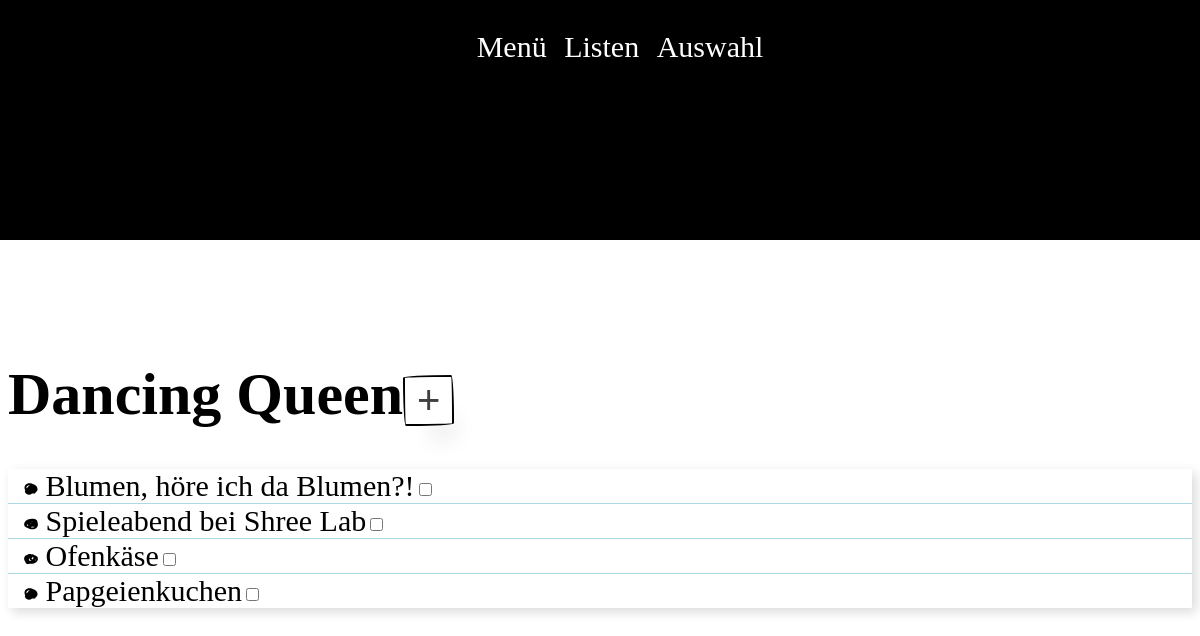
Page /lists/15/ on the earlier database version.
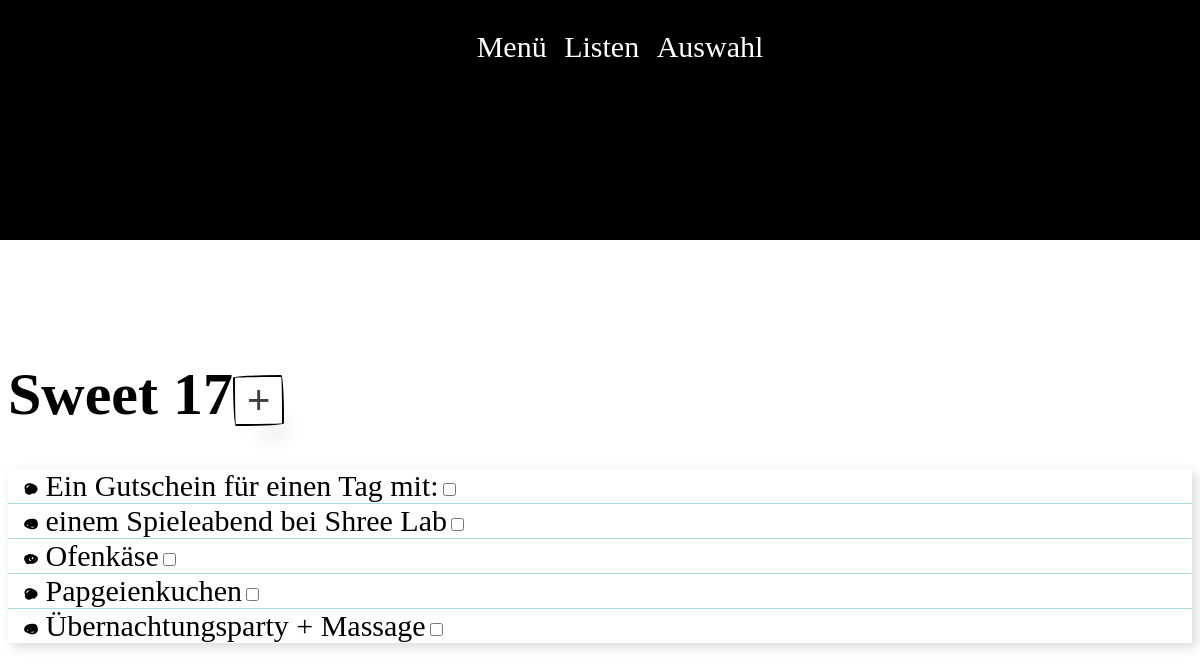
Same page on the later database version.
### liste/models.py (models this page shows, shortened)
class Liste(models.Model):
    id = models.BigAutoField(primary_key=True)
    Name = models.CharField(max_length=50)

class Eintrag(models.Model):
    id = id = models.BigAutoField(primary_key=True)
    listid = models.ForeignKey(Liste, on_delete=models.CASCADE, blank=True)
    Beschreibung = models.CharField(max_length=100)
    done = models.BooleanField()

### liste/views.py (the view)
# urls.py: path('lists/<int:id>/', views.liste, name='listenuebersicht'),
def liste(request, id):
    liste = Liste.objects.get(id=id)
    eintraege = liste.eintrag_set.all()
    template = loader.get_template('liste.html')
    bla = None
    Eintrag.objects.filter().update(done=False)
    if request.method == "POST":
        formular = EintragForm(request.POST)
        if formular.is_valid():
           data = formular.save(commit=False)
           data.listid = liste
           data.save()
           formular.save_m2m()
           return HttpResponseRedirect(f'/lists/{id}')
    else:
        formular = EintragForm()
    context = {
        'liste': liste,
        'eintraege': eintraege,
        'EintragForm': formular,
        'done': bla,
    }
    return HttpResponse(template.render(context, request))

### liste/models.py
class EintragForm(ModelForm):
    class Meta:
        model = Eintrag
        fields = ['Beschreibung', 'done', 'listid',]
        widgets = {'listid': forms.HiddenInput(),
                   'Beschreibung': forms.TextInput(),
                   'done': forms.HiddenInput()
                   }

### liste/templates/liste.html (shortened to what this page needs)
{% extends "master.html" %}
{% load static %}
{% block head %}
    <link rel="stylesheet" href="{% static 'style_general.css' %}">
    <link rel="stylesheet" href="{% static 'style_navbar.css' %}">
    <link rel="stylesheet" href="{% static 'style_liste_a.css' %}">
    <link rel="stylesheet" href="{% static 'style_liste.css' %}">
{% endblock %}
{% block content %}
<div class="parentDiv">
    <div class="nav">
      <ul class="ul_nav">
        <a href="/"><li class="li_nav">Menü</li></a>
        <a href="/lists/"><li class="li_nav">Listen</li></a>
        <a href="/rate/"><li class="li_nav">Auswahl</li></a>
      </ul>
    </div>
  </div>
<div class="content">
    <h1>{{liste.Name}}<input class="button-55" id="btn1" type="button" value="+" onclick="formularU('eintrag_form')"></input></h1>
    <ul class="listaaa listen_liste ">
        <form method="post">
        {% for x in eintraege %}
            {% if x.done %}
            <li style="text-decoration: line-through;"class="listen" id="li_{{x.id}}">{{x.Beschreibung}}<input class="checkboxes" id="checkbox_{{x.id}}" type="checkbox" onclick="durchstreichen(this.id)" name="done" checked></li>
            {% else %}
            <li class="listen" id="li_{{x.id}}">{{x.Beschreibung}}<input class="checkboxes" id="checkbox_{{x.id}}" type="checkbox" onclick="durchstreichen(this.id)" name="done"></li>
            {% endif %}
        {% endfor %}
        </form>
    </ul>
</div>
{% endblock %}

### liste/templates/master.html
<!DOCTYPE html>
<html>
    <head>
        {% block head %}
        {% endblock %}
    </head>
    <body>
        {% block content %}
        {% endblock %}
    </body>
</html>

### liste/static/style_general.css (style rules this page uses)
body { font-family: "facile-sans"; font-size: 30px; }
a:link { text-decoration: none; }

### liste/static/style_navbar.css (style rules this page uses)
.parentDiv { position: absolute; width: 100%; background-color: black; color: white; margin: 0; left: 0; top: 0; height: 20vw; z-index: 5; }
.nav { text-align: center; }
.ul_nav .li_nav { display: inline-block; padding: 0 5px; color: white; }

### liste/static/style_liste_a.css (style rules this page uses)
a:link { text-decoration: none; color:black; }
.listen_liste { list-style-position: inside; width: 100vw; max-width: 100%; background: white; box-shadow: 0.25rem 0.25rem 0.75rem rgb(0 0 0 / 0.15); padding: 0; margin-top: 20vw; border-radius: 0.1rem; }
.listen { padding: 0 0 0 1rem; }
.listen:not(:last-child) { border-bottom: 1px solid lightblue; }
.listen:last-child { margin-bottom: 1rem; }
::marker { ' '; }
.listen:nth-child(3n)::marker { ' '; }
.listen:nth-child(3n - 1)::marker { ' '; }
.button-55 { align-self: center; background-color: #fff; background-image: none; background-position: 0 90%; background-repeat: repeat no-repeat; background-size: 4px 3px; border-radius: 15px 225px 255px 15px 15px 255px 225px 15px; border-style: solid; border-width: 2px; box-shadow: rgba(0, 0, 0, .2) 15px 28px 25px -18px; box-sizing: border-box; color: #41403e; cursor: pointer; display: inline-block; font-family: Neucha, sans-serif; font-size: 40px; line-height: 23px; outline: none; padding: .75rem; text-decoration: none; transition: all 235ms ease-in-out; border-bottom-left-radius: 15px 255px; border-bottom-right-radius: 225px 15px; border-top-left-radius: 255px 15px; border-top-right-radius: 15px 225px; user-select: none; -webkit-user-select: none; touch-action: manipulation; }

### liste/static/style_liste.css (style rules this page uses)
h1 { margin-top: 30vw; }
.listaaa { margin-top:0; }
a:link { text-decoration: none; color:black; }

Differences in the rows shown:
changed Liste: Name "Dancing Queen" → "Sweet 17"
changed Eintrag: Beschreibung "Blumen, höre ich da Blumen?!" → "Ein Gutschein für einen Tag mit:"
changed Eintrag: Beschreibung "Spieleabend bei Shree Lab" → "einem Spieleabend bei Shree Lab"
added Eintrag: Beschreibung "Übernachtungsparty + Massage"
